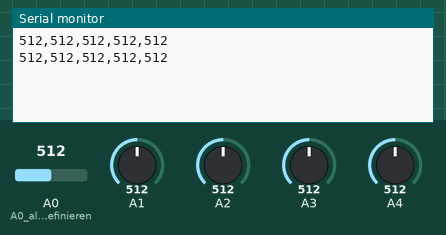
Bench run of a sketch on a simulated Arduino Uno, built with avr-gcc and run on an emulated ATmega328P. Parts: the last lines printed to the serial monitor. Inputs (shaded band) come from the test bench; at power-on: A0 (A0_als_Eingang_definieren) = 512, A1 = 512, A2 = 512, A3 = 512, A4 = 512.

Above: at 1.7 s.
1.8 s: A0 (A0_als_Eingang_definieren) set to 716
At 3.1 s:
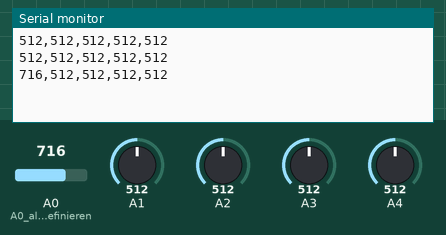
3.3 s: A1 set to 716
At 4.3 s:
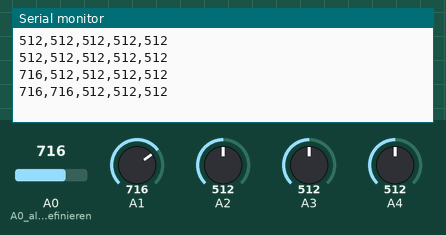
4.8 s: A2 set to 716
At 5.9 s:
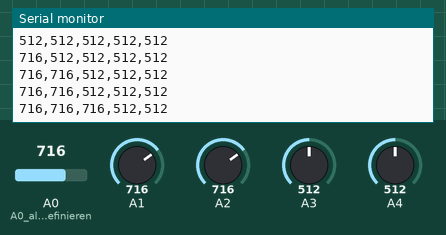
6.3 s: A3 set to 716
At 7.3 s:
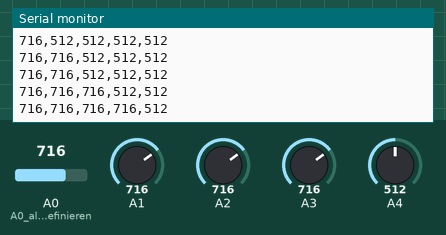
7.8 s: A4 set to 716
At 9.1 s:
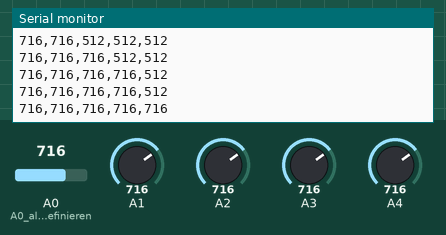
9.3 s: A0 (A0_als_Eingang_definieren) set to 992
At 10.3 s:
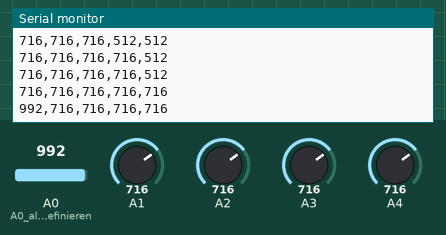
Timing chart, 0 to 11.8 s (numbered marks = the images above; inputs shaded):
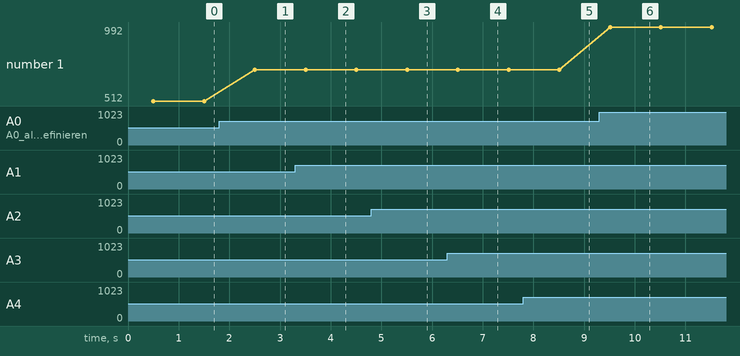

Measured:
- after the input at 1.8 s, the serial monitor: prints a new line after 0.70 s (image 1)
- after the input at 3.3 s, the serial monitor: prints a new line after 0.21 s (image 2)
- after the input at 4.8 s, the serial monitor: prints a new line after 0.71 s (image 3)
- after the input at 6.3 s, the serial monitor: prints a new line after 0.21 s (image 4)
- after the input at 7.8 s, the serial monitor: prints a new line after 0.71 s (image 5)
- after the input at 9.3 s, the serial monitor: prints a new line after 0.21 s (image 6)
- plotted number 1: 512 → 716 after the input at 1.8 s, 716 → 992 after the input at 9.3 s

The sketch:

Bodenfeuchtigkeit.ino
```cpp
void setup() {
  // put your setup code here, to run once:
  pinMode(A0, INPUT);             // A0 als Eingang definieren
  pinMode(A1, INPUT);
  pinMode(A2, INPUT);
  pinMode(A3, INPUT);
  pinMode(A4, INPUT);
  Serial.begin(9600);              // Serielle Kommunikation mit 9600 Baud
  delay(500);

}


void loop() {
  int sensorValue1 = analogRead(A0);
  int sensorValue2 = analogRead(A1);
  int sensorValue3 = analogRead(A2);
  int sensorValue4 = analogRead(A3);
  int sensorValue5 = analogRead(A4);
  // put your main code here, to run repeatedly:
  //Serial.print("[");
  Serial.print(sensorValue1);
  Serial.print(",");
  Serial.print(sensorValue2);
  Serial.print(",");
  Serial.print(sensorValue3);
  Serial.print(",");
  Serial.print(sensorValue4);
  Serial.print(",");
  Serial.print(sensorValue5);
  //Serial.println("]");
  //Serial.print(",");
  //Serial.println();
  Serial.print("\r\n");
  delay(1000);

  //Serial.print(temperatur_data);


}
```
